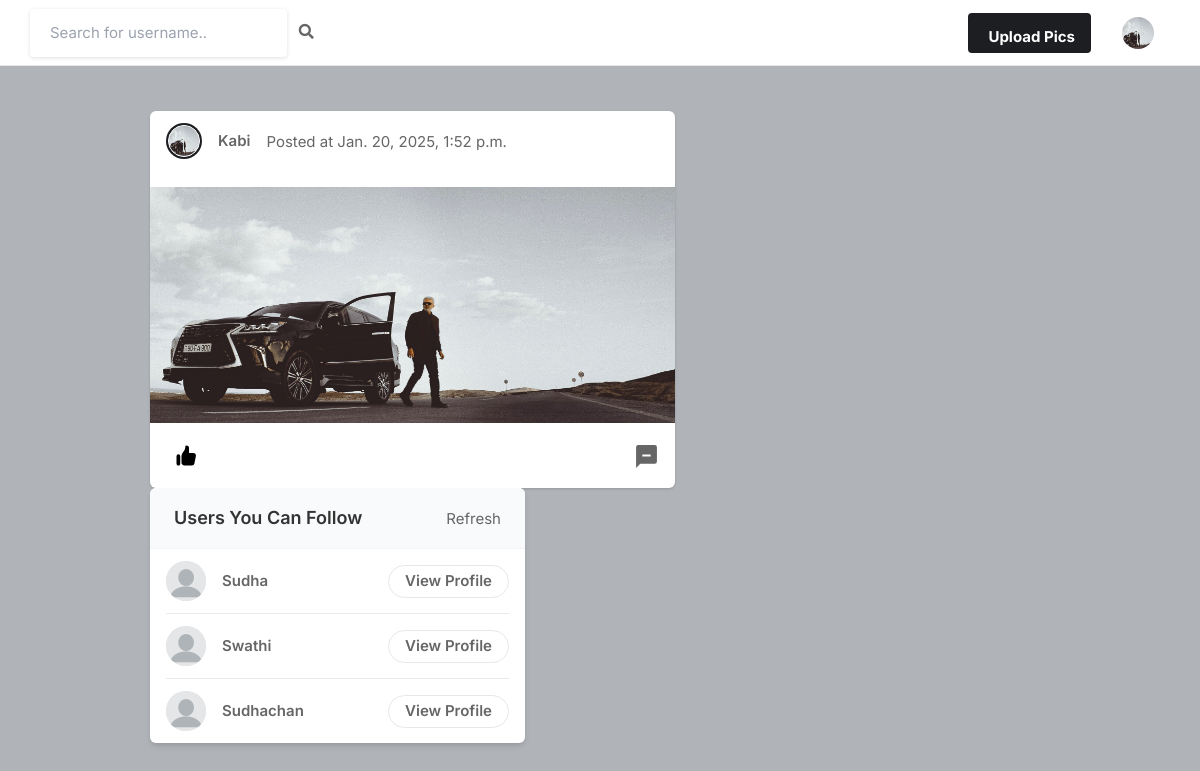
The app's page / (signed in) with its own data.
### core/models.py (models this page shows, shortened)
class Profile(models.Model):
    user = models.OneToOneField(User, on_delete=models.CASCADE)
    userid = models.IntegerField()
    bio = models.CharField(blank=True, max_length=100)
    pfp_image = models.ImageField(upload_to="profile_images", default="blank-profile-picture.png")
    location = models.CharField(max_length=100, blank=True)

class Post(models.Model):
    post_id = models.AutoField(primary_key=True)
    user = models.ForeignKey(User, on_delete=models.CASCADE)
    image = models.ImageField(upload_to="post_images")
    caption = models.CharField(max_length=500, blank=True, null=True)
    created_at = models.DateTimeField(auto_now_add=True)
    no_of_likes = models.IntegerField(default=0)
    class Meta:
        ordering = ["-created_at"]

### core/views.py (the view)
# urls.py: path('', views.home, name="home"),
@login_required
def home(request):
    liked_posts = LikePost.objects.filter(username=request.user.username).values_list('post_id', flat=True)
    posts = Post.objects.exclude(post_id__in=liked_posts)
    user_following = Follow.objects.filter(follower=request.user.username).values_list('author', flat=True)
    all_users = User.objects.exclude(username=request.user.username)
    suggestion_list = all_users.exclude(username__in=user_following)
    context = {
        'suggestion_list' : suggestion_list,
        'posts' : posts,
    }
    return render(request, 'home.html', context)

### templates/home.html (shortened to what this page needs)
{% load static %}
<!DOCTYPE html>
<html lang="en">
    <head>
        <link rel="stylesheet" href="{% static 'assets/css/icons.css' %}">
        <link rel="stylesheet" href="{% static 'assets/css/uikit.css' %}">
        <link rel="stylesheet" href="{% static 'assets/css/style.css' %}">
        <link rel="stylesheet" href="{% static 'assets/css/tailwind.css' %}">
        <link href="https://cdnjs.cloudflare.com/ajax/libs/font-awesome/5.15.4/css/all.min.css" rel="stylesheet">
    </head>
    <body>
        <header>
            <div class="header_inner">
                <form action={% url "search" %} method="GET">
                    <div class="left-side">
                            <input type="text" name="username" placeholder="Search for username..">&nbsp; &nbsp;
                            <button type="submit"><i class="fas fa-search"></i></button>
                    </div>
                </form>
                <div class="right-side lg:pr-4">
                    <a href="#"
                        class="bg-pink-500 flex font-bold hidden hover:bg-pink-600 hover:text-white inline-block items-center lg:block max-h-10 mr-4 px-4 py-2 rounded shado text-white">
                             Upload Pics
                    </a>
                    <a href="#">
                        <img src={{user.profile.pfp_image.url}} class="header-avatar" alt="">
                    </a>
                </div>
            </div>
        </header>
        <div class="container m-auto">
                <div class="space-y-5 flex-shrink-0 lg:w-7/12">
                {% for post in posts %}
                    <div class="bg-white shadow rounded-md  -mx-2 lg:mx-0">
                        <div class="flex justify-between items-center px-4 py-3">
                            <div class="flex flex-1 items-center space-x-4">
                                <a href="#">
                                    <div class="bg-gradient-to-tr from-yellow-600 to-pink-600 p-0.5 rounded-full">
                                        <img src={{ post.user.profile.pfp_image.url }} class="bg-gray-200 border border-white rounded-full w-8 h-8">
                                    </div>
                                </a>
                                <span class="block capitalize font-semibold "><a href={% url "profile" post.user.username %}> {{post.user.username}}</a></span>
                                <p>Posted at {{ post.created_at }} </p>
                            </div>
                            <div>
                            <a href="#"> <i class="icon-feather-more-horizontal text-2xl hover:bg-gray-200 rounded-full p-2 transition -mr-1 "></i> </a>
                            </div>
                        </div>
                        <div uk-lightbox>
                            {% if post.image %}
                            <div class="text-gray-700 py-2 px-3  h-full relative lg:ml-5 ml-2 lg:mr-20">
                            </div>
                            <img src={{ post.image.url }} alt="">
                            {% else %}
                            <div class="text-gray-700 py-2 px-3  h-full relative lg:ml-5 ml-2 lg:mr-20">
                                <p class="leading-6"><b>{{ post.caption }}</b></p>
                            </div>
                            {% endif %}
                        </div>
                        <div class="py-3 px-4 space-y-3">
                            <div class="flex space-x-4 lg:font-bold">
                                <a href={% url "like-post" post.post_id %} class="flex items-center space-x-2">
                                    <div class="p-2 rounded-full text-black">
                                    </div>
                                </a>
                                <a href="{% url 'post_detail' post.post_id %}" class="flex items-center space-x-2 flex-1 justify-end">
                                    <svg xmlns="http://www.w3.org/2000/svg" aria-hidden="true" role="img" width="25" height="25" preserveAspectRatio="xMidYMid meet" viewBox="0 0 24 24">
                                        <path fill="currentColor" d="M20 2H4a2 2 0 0 0-2 2v20l4-4h14a2 2 0 0 0 2-2V4a2 2 0 0 0-2-2zM8 11h8v2H8v-2zm6-4H8v2h6V7z"/>
                                    </svg>
                                </a>
                            </div>
                        </div>
                    </div>
                {% endfor %}
                </div>
                <div class="lg:w-5/12">
                    <div class="bg-white  shadow-md rounded-md overflow-hidden">
                        <div class="bg-gray-50  border-b border-gray-100 flex items-baseline justify-between py-4 px-6 ">
                            <h2 class="font-semibold text-lg">Users You Can Follow</h2>
                            <a href=""> Refresh</a>
                        </div>
                        <div class="divide-gray-300 divide-gray-50 divide-opacity-50 divide-y px-4 ">
                        {% for suggested_user in suggestion_list %}
                            <div class="flex items-center justify-between py-3">
                                <div class="flex flex-1 items-center space-x-4">
                                    <a href={% url "profile" suggested_user.username %}>
                                        <img src={{ suggested_user.profile.pfp_image.url }} class="bg-gray-200 rounded-full w-10 h-10">
                                    <div class="flex flex-col">
                                        <span class="block capitalize font-semibold"> {{ suggested_user.username }} </span>
                                    </div>
                                </div>
                                <a href={% url "profile" suggested_user.username %} class="border border-gray-200 font-semibold px-4 py-1 rounded-full hover:bg-pink-600 hover:text-white hover:border-pink-600 "> View Profile </a>
                            </div>
                        {% endfor %}
                        </div>
                    </div>
                </div>
            </div>
    </body>
</html>

### static/assets/css/style.css (style rules this page uses)
body { background-color: #B0B3B8!important; }
button { vertical-align: middle; }
input { height: 48px; line-height: 48px; padding: 0 20px; outline: none; font-size: 15px; color: #808080; max-width: 100%; width: 100%; -webkit-box-sizing: border-box; box-sizing: border-box; display: block; font-weight: 400; opacity: 1; border-radius: 4px; border: none; -webkit-box-shadow: 0 1px 4px 0px rgba(0, 0, 0, 0.12); box-shadow: 0 1px 4px 0px rgba(0, 0, 0, 0.12); }
input[type="text"], input[type="password"], input[type="email"], input[type="number"] { height: 48px; line-height: 48px; padding: 0 20px; outline: none; font-size: 15px; color: #808080; max-width: 100%; width: 100%; -webkit-box-sizing: border-box; box-sizing: border-box; display: block; font-weight: 400; opacity: 1; border-radius: 4px; border: none; -webkit-box-shadow: 0 1px 4px 0px rgba(0, 0, 0, 0.12); box-shadow: 0 1px 4px 0px rgba(0, 0, 0, 0.12); }
input { -webkit-transition: all 0.1s ease-in-out; transition: all 0.1s ease-in-out; }
::placeholder { color: #808080; opacity: 1; }
button { border: none; margin: 0; padding: 0; width: auto; overflow: visible; background: transparent; color: inherit; font: inherit; line-height: normal; cursor: pointer; }
a { color: #be185d; -webkit-transition: 0.3s; transition: 0.3s; outline: none !important; }
button { outline: none !important; }
img { max-width: 100%; }
body { color: #666; font-size: 15px; line-height: 27px; background-color: #f0f2f5; font-family: "Inter", sans-serif; text-transform: none; }
body p { font-size: 15px; line-height: 27px; }
h1, h2, h3, h4, h5, h6 { font-family: "Inter", sans-serif; text-transform: none; }
input[type="text"], input[type="password"], input[type="email"] { font-family: "Inter", sans-serif; text-transform: none; }
button, body .pac-container { font-family: "Inter", sans-serif; text-transform: none; }
h1, h2, h3, h4, h5, h6 { color: #333; font-weight: 500; margin: 0; padding: 0; }
h2 { font-size: 26px; }
@media (min-width: 1024px) { .container { max-width: 900px !important; padding-top: 45px; } }
header { background-color: #fff; left: 0; right: 0; top: 0; z-index: 99; height: 66px; display: -webkit-box; display: -ms-flexbox; display: flex; -webkit-box-align: center; -ms-flex-align: center; align-items: center; border-bottom: 1px solid #e5e7eb; }
header .header_inner { display: -webkit-box; display: -ms-flexbox; display: flex; -webkit-box-align: center; -ms-flex-align: center; align-items: center; max-width: 1090px; margin: auto; width: 100%; max-width: 100% !important; padding: 0 30px; }
header .header_inner .left-side { display: -webkit-box; display: -ms-flexbox; display: flex; -webkit-box-align: center; -ms-flex-align: center; align-items: center; }
header .header_inner .right-side { display: -webkit-box; display: -ms-flexbox; display: flex; -webkit-box-align: center; -ms-flex-align: center; align-items: center; -webkit-box-pack: end; -ms-flex-pack: end; justify-content: flex-end; margin-left: auto; }
header .header_inner .right-side .header-avatar { width: 32px; height: 32px; border-radius: 100%; margin-left: 15px; }

### records on screen
Post: user.profile.pfp_image (picture), user.username "Kabi", created_at "Jan. 20, 2025, 1:52 p.m.", image (picture)

### other values on screen
{{ suggested_user.username }} "Sudha"
{{ suggested_user.username }} "Swathi"
{{ suggested_user.username }} "Sudhachan"
